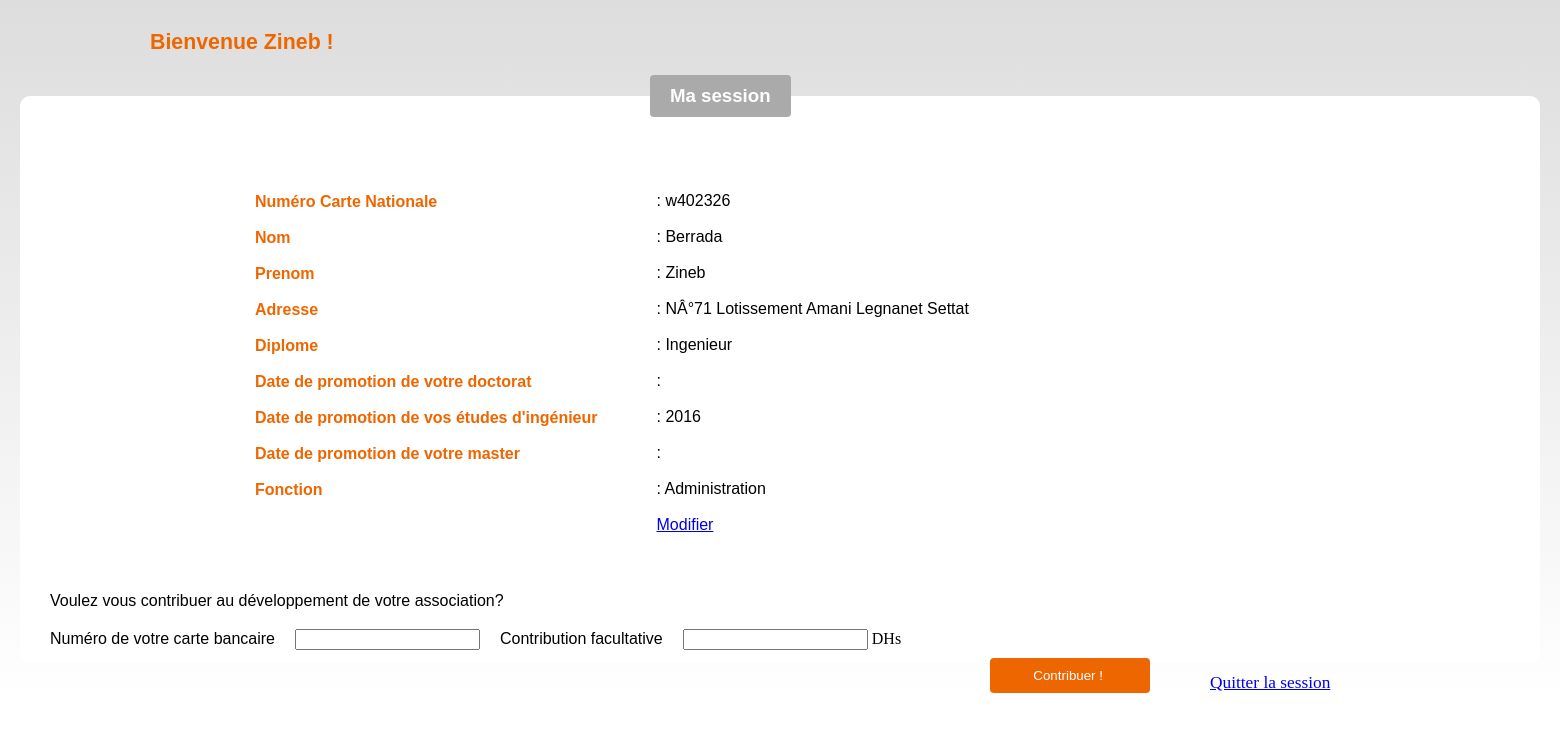
The page /session.php (signed in) on the database its author committed.
### tables this page shows
CREATE TABLE `laureats` (
  `Id` int(11) NOT NULL,
  `carteNatio` varchar(7) NOT NULL,
  `Nom` varchar(30) NOT NULL,
  `Prenom` varchar(30) NOT NULL,
  `Adresse` varchar(255) NOT NULL,
  `Diplome` varchar(255) NOT NULL,
  `datePromDoctorat` varchar(5) NOT NULL,
  `datePromIngenieur` varchar(5) NOT NULL,
  `datePromMaster` varchar(5) NOT NULL,
  `Fonction` varchar(255) NOT NULL
);

### session.php (the view, shortened to what this page needs)
<?php
   @$cot_opt=$_POST["cot_opt"];
   $IdLaureat=$_SESSION['Id'];
   include("connexion.php");
    $req="SELECT * FROM Laureats where Id=$IdLaureat";
    $afftableLaureat = $pdo->prepare($req);
    $afftableLaureat->execute();
	$tableLaureat=$afftableLaureat->fetch();
?>
<!DOCTYPE html>
<html>
	<head>
	</head>
	<body>
	<div id="conteneur">
	<header id="titre"> Bienvenue <?php echo $tableLaureat["Prenom"] ?> ! </header>
<form name="form" action="" method="post">
<fieldset class="fieldset">
<legend class="legend">Ma session</legend>
                <div id="conteneur2">
					 Numéro Carte Nationale <br/><br/>
                     Nom <br/><br/>
                     Prenom <br/><br/>
                     Adresse <br/><br/>
                     Diplome <br/><br/>
					 Date de promotion de votre doctorat <br/><br/>
					 Date de promotion de vos études d'ingénieur <br/><br/>
					 Date de promotion de votre master <br/><br/>
                     Fonction <br/><br/>
				</div>
 <div id="conteneur3">
 <?php
try
{
    echo " : $tableLaureat[carteNatio] <br/><br/>";
    echo " : $tableLaureat[Nom] <br/><br/>";
    echo " : $tableLaureat[Prenom] <br/><br/>";
    echo " : $tableLaureat[Adresse] <br/><br/>";
    echo " : $tableLaureat[Diplome] <br/><br/>";
    echo " : $tableLaureat[datePromDoctorat] <br/><br/>";
    echo " : $tableLaureat[datePromIngenieur] <br/><br/>";
    echo " : $tableLaureat[datePromMaster] <br/><br/>";
    echo " : $tableLaureat[Fonction] <br/><br/>"; ?>
     <a href="PageModification.php?Id='<?php echo $tableLaureat['Id']; ?>'">Modifier</a>  <br/><br/>
    <?php
}
catch(Exception $e)
{
    die('Erreur : '.$e->getMessage());
}
?>
</div>
<div id="conteneur4">
<div class="label"> Voulez vous contribuer au développement de votre association? </div><br/>
<div class="label">
      Numéro de votre carte bancaire
</div>
<div class="input">
	  <input type="text" name="numCarteBancaire" />
</div>
<div class="label">
      Contribution facultative
</div>
<div class="input">
	  <input type="text" name="cot_opt" value="<?php echo $cot_opt ?>"/> <span>DHs</span>
</div>
<div>
      <input type="submit" name="contribuer" value="Contribuer ! " class="champ"/>
</div>
</div>
</fieldset>
</form>
<div id="deco"> <a href="Acceuil.php"> Quitter la session </a> </div>
</div>
    </body>
</html>

### session.php (style rules this page uses)
body { margin:0; }
#conteneur { margin:0; padding:10px; background:linear-gradient(to bottom,#DDDDDD,#FFFFFF); }
.fieldset { margin:10px; border:none; background-color:#FFFFFF; border-radius:10px; padding:20px; }
#titre { font-family:verdana, arial, sans-serif; font-size:16pt; font-weight:bold; color:#EE6600; margin:10px; padding:10px 20px 10px 130px; border-radius:4px; }
.legend { font-family:verdana, arial, sans-serif; font-size:14pt; font-weight:bold; color:#FFFFFF; margin:10px; padding:10px 20px 10px 20px; background-color:#AAAAAA; border-radius:4px; transform:translate(600px,0px); }
#conteneur3 { display:inline-block; font-family:verdana, arial, sans-serif; font-size:12pt; padding:10px; transform:translate(230px,35px); }
#conteneur2 { display:inline-block; font-weight:bold; font-family:verdana, arial, sans-serif; font-size:12pt; padding:15px; color:#EE6600; transform:translate(200px,0px); }
.label { display:inline-block; font-family:verdana, arial, sans-serif; font-size:12pt; padding:10px; }
.input { display:inline-block; padding:6px; }
.champ { outline:none; border:solid 1px #AAAAAA; padding:10px; border-radius:4px; font-family:verdana, arial, sans-serif; }
input[type="submit"].champ { background-color:#EE6600; color:#FFFFFF; padding:6px 20px 6px 20px; border:none; cursor:pointer; padding:10px; width:160px; transform:translate(950px,0px); }
#conteneur4 { transform:translate(0px,50px); }
#deco { color:#EE6600; font-size:13pt; transform:translate(1200px,0px); }

### rows shown on the page
laureats: Prenom "Zineb", carteNatio "w402326", Nom "Berrada", Adresse "NÂ°71 Lotissement Amani Legnanet Settat", Diplome "Ingenieur", datePromIngenieur "2016", Fonction "Administration"
